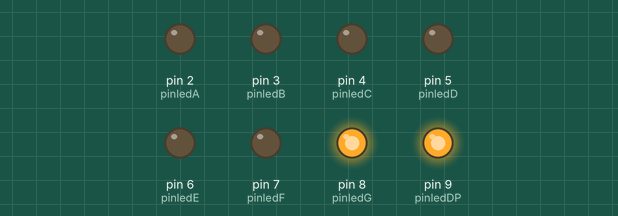
Simulated run of this sketch. Board: Arduino Uno, built with avr-gcc and run on an emulated ATmega328P. Parts: output pins drawn as LEDs (lit = HIGH).

Above: at 0.5 s.
At 1.5 s:
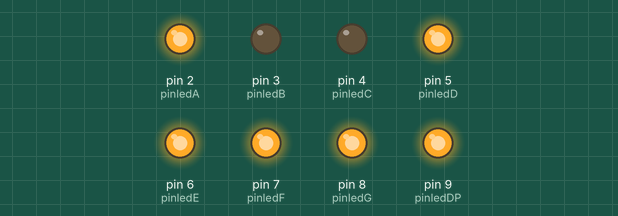
At 2.5 s:
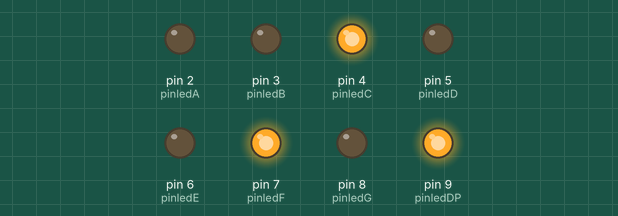
At 3.5 s:
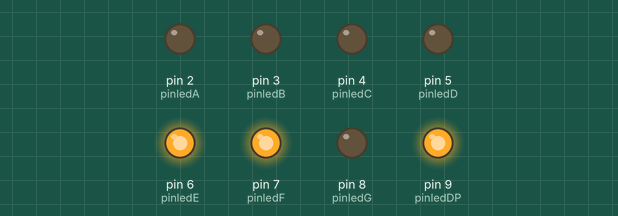
Timing chart, 0 to 4.6 s (numbered marks = the images above):
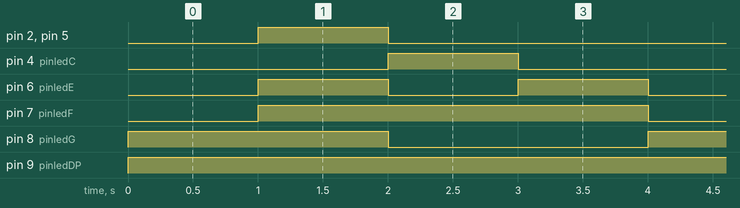

Measured:
- by itself, pin 2 (pinledA), pin 4 (pinledC), pin 5 (pinledD): alternates HIGH for 1.0 s and LOW for 3.0 s
- by itself, pin 6 (pinledE): alternates HIGH for 1.0 s and LOW for 1.0 s
- by itself, pin 7 (pinledF): alternates HIGH for 3.0 s and LOW for 1.0 s
- by itself, pin 8 (pinledG): alternates HIGH for 2.0 s and LOW for 2.0 s
- by itself, pin 9 (pinledDP): LOW → HIGH at 0.00 s

The sketch:

LAT_SSD.ino
```cpp
const int pinledA = 2;
const int pinledB = 3;
const int pinledC = 4;
const int pinledD = 5;
const int pinledE = 6;
const int pinledF = 7;
const int pinledG = 8;
const int pinledDP = 9;
void setup() {
  // put your setup code here, to run once:
pinMode(pinledA,OUTPUT);
pinMode(pinledB,OUTPUT);
pinMode(pinledC,OUTPUT);
pinMode(pinledD,OUTPUT);
pinMode(pinledE,OUTPUT);
pinMode(pinledF,OUTPUT);
pinMode(pinledG,OUTPUT);
pinMode(pinledDP,OUTPUT);
}

void loop() {
//keadaan awal ssd mati
digitalWrite(pinledA,HIGH);
digitalWrite(pinledB,HIGH);
digitalWrite(pinledC,HIGH);
digitalWrite(pinledD,HIGH);
digitalWrite(pinledE,HIGH);
digitalWrite(pinledF,HIGH);
digitalWrite(pinledG,HIGH);
digitalWrite(pinledDP,HIGH);
  // membuat angka 0 (semua pinled LOW kecuali pin G)
digitalWrite(pinledA,LOW);
digitalWrite(pinledB,LOW);
digitalWrite(pinledC,LOW);
digitalWrite(pinledD,LOW);
digitalWrite(pinledE,LOW);
digitalWrite(pinledF,LOW);
delay(1000);
//membuat angka 1 (pinledB dan pinled C LOW);
digitalWrite(pinledA,HIGH);
digitalWrite(pinledB,HIGH);
digitalWrite(pinledC,HIGH);
digitalWrite(pinledD,HIGH);
digitalWrite(pinledE,HIGH);
digitalWrite(pinledF,HIGH);
digitalWrite(pinledB,LOW);
digitalWrite(pinledC,LOW);
delay(1000);
//membuat angka 2 (pinledA,B,D,E,G ==LOW)
digitalWrite(pinledB,HIGH);
digitalWrite(pinledC,HIGH);
digitalWrite(pinledA,LOW);
digitalWrite(pinledB,LOW);
digitalWrite(pinledD,LOW);
digitalWrite(pinledE,LOW);
digitalWrite(pinledG,LOW);
delay(1000);
//membuat angka 3 (pinledA,B,C,D,G ==LOW)
digitalWrite(pinledA,HIGH);
digitalWrite(pinledB,HIGH);
digitalWrite(pinledD,HIGH);
digitalWrite(pinledE,HIGH);
digitalWrite(pinledG,HIGH);
digitalWrite(pinledA,LOW);
digitalWrite(pinledB,LOW);
digitalWrite(pinledC,LOW);
digitalWrite(pinledD,LOW);
digitalWrite(pinledG,LOW);
delay(1000);

}
```
